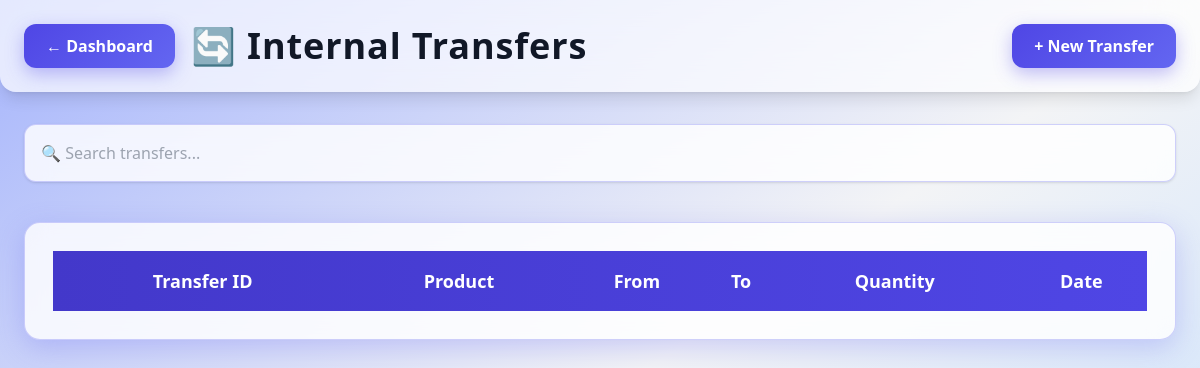
Before: /transfer/ with the older database file.
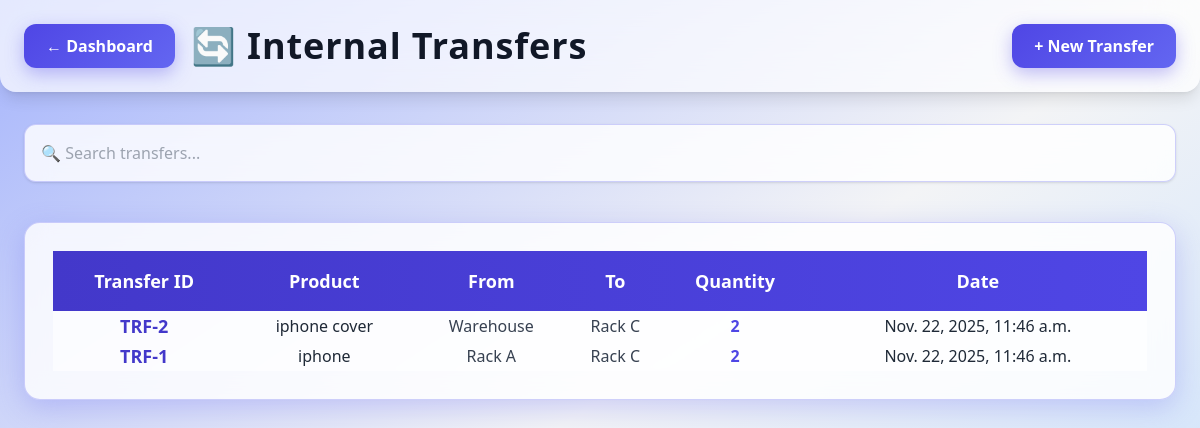
After: the same page with the newer database file.
### internal_transfer/models.py (models this page shows, shortened)
class InternalTransfer(models.Model):
    LOCATIONS = [
        ("Warehouse", "Warehouse"),
        ("Rack A", "Rack A"),
        ("Rack B", "Rack B"),
        ("Rack C", "Rack C"),
    ]
    product = models.ForeignKey(Product, on_delete=models.CASCADE)
    from_location = models.CharField(max_length=100, choices=LOCATIONS)
    to_location = models.CharField(max_length=100, choices=LOCATIONS)
    quantity = models.PositiveIntegerField()
    note = models.TextField(blank=True, null=True)
    date = models.DateTimeField(default=timezone.now)

### products/models.py (models this page shows, shortened)
class Product(models.Model):
    name = models.CharField(max_length=200)
    sku = models.CharField(max_length=100)
    category = models.CharField(max_length=100)
    unit = models.CharField(max_length=50)
    stock = models.IntegerField()
    description = models.TextField(blank=True, null=True)
    reorder_level = models.IntegerField(default=0)

### internal_transfer/views.py (the view)
# urls.py: path("", views.transfer_list, name="transfer_list"),
def transfer_list(request):
    transfers = InternalTransfer.objects.all().order_by("-id")
    return render(request, "internal_transfer/transfer_list.html", {"transfers": transfers})

### templates/internal_transfer/transfer_list.html (shortened to what this page needs)
<!DOCTYPE html>
<html lang="en">
<head>
    <script src="https://cdn.tailwindcss.com"></script>
</head>
<body class="bg-gradient-to-br from-indigo-300 via-gray-100 to-blue-200 min-h-screen">
    <header
        class="bg-white/70 backdrop-blur-xl shadow-lg p-6 flex justify-between items-center slide-up rounded-b-2xl">
        <div class="flex items-center">
            {% if request.user.is_authenticated %}
            <a href="{% url 'dashboard' %}" class="btn-add mr-4">← Dashboard</a>
            {% else %}
            <a href="{% url 'login' %}?next={% url 'dashboard' %}" class="btn-add mr-4">← Dashboard</a>
            {% endif %}
            <h1 class="text-4xl font-extrabold text-gray-900 tracking-wide">
                🔄 Internal Transfers
            </h1>
        </div>
        <a href="{% url 'internal_transfer:transfer_add' %}" class="btn-add">
            + New Transfer
        </a>
    </header>
    <section class="max-w-6xl mx-auto mt-8 slide-up">
        <input id="searchInput" type="text" placeholder="🔍 Search transfers..."
            class="w-full p-4 rounded-xl glass-card shadow focus:outline-none">
    </section>
    <section class="max-w-6xl mx-auto mt-10 glass-card p-7 slide-up overflow-x-auto">
        <table class="w-full text-center text-gray-800" id="transferTable">
            <thead class="text-lg table-head rounded-md">
                <tr>
                    <th class="py-4">Transfer ID</th>
                    <th>Product</th>
                    <th>From</th>
                    <th>To</th>
                    <th>Quantity</th>
                    <th>Date</th>
                </tr>
            </thead>
            <tbody>
                {% for t in transfers %}
                <tr class="row-hover bg-white/60 rounded-xl">
                    <td class="font-semibold text-lg text-indigo-700">
                        TRF-{{ t.id }}
                    </td>
                    <td>{{ t.product.name }}</td>
                    <td class="font-medium text-gray-700">{{ t.from_location }}</td>
                    <td class="font-medium text-gray-700">{{ t.to_location }}</td>
                    <td class="font-bold text-indigo-600">{{ t.quantity }}</td>
                    <td>{{ t.date }}</td>
                </tr>
                {% endfor %}
            </tbody>
        </table>
    </section>
</body>
</html>

Changed rows visible on the page:
added InternalTransfer: id "2", product.name "iphone cover", from_location "Warehouse", to_location "Rack C", quantity "2", date "Nov. 22, 2025, 11:46 a.m."
added InternalTransfer: id "1", product.name "iphone", from_location "Rack A", to_location "Rack C", quantity "2", date "Nov. 22, 2025, 11:46 a.m."
